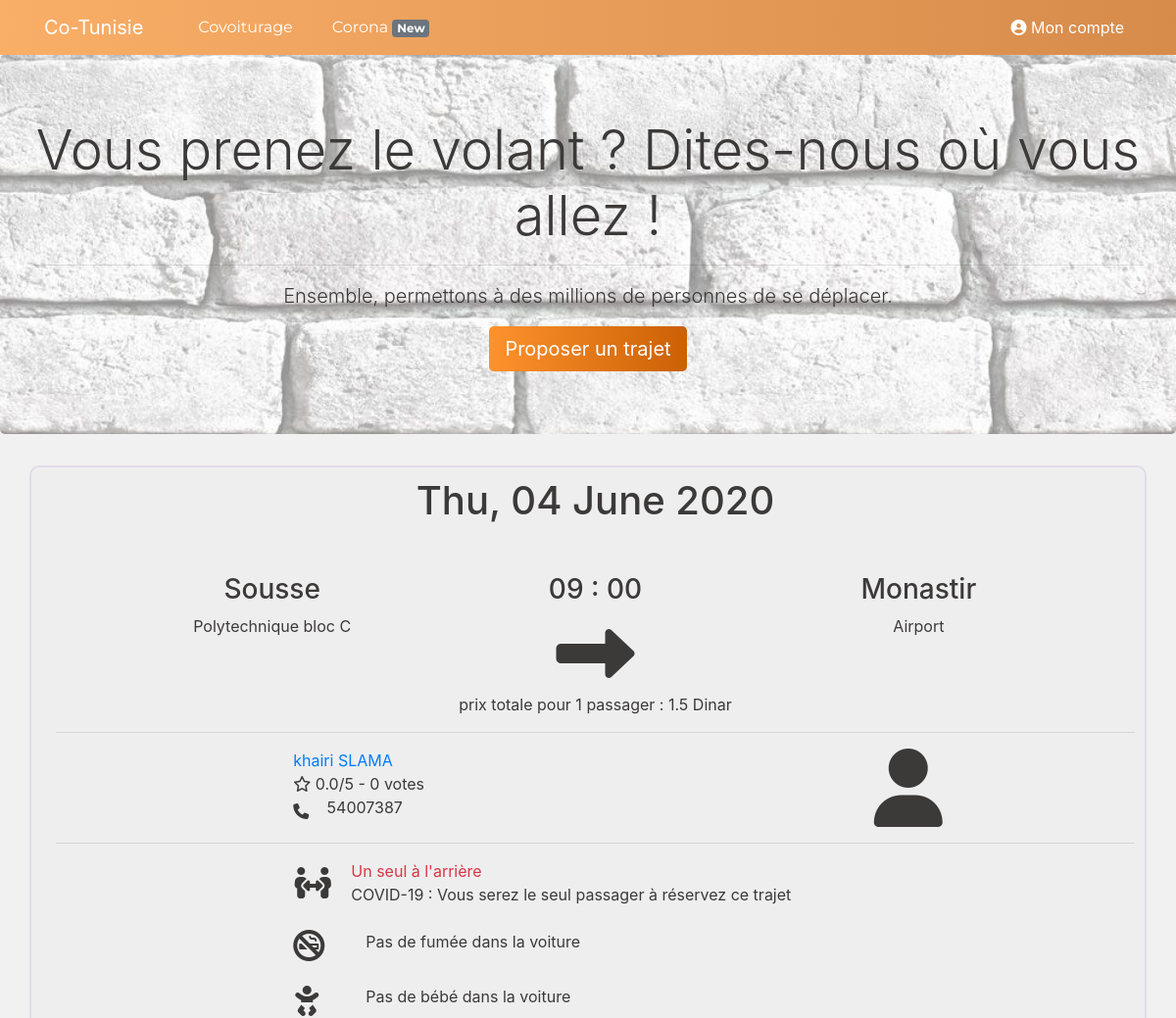
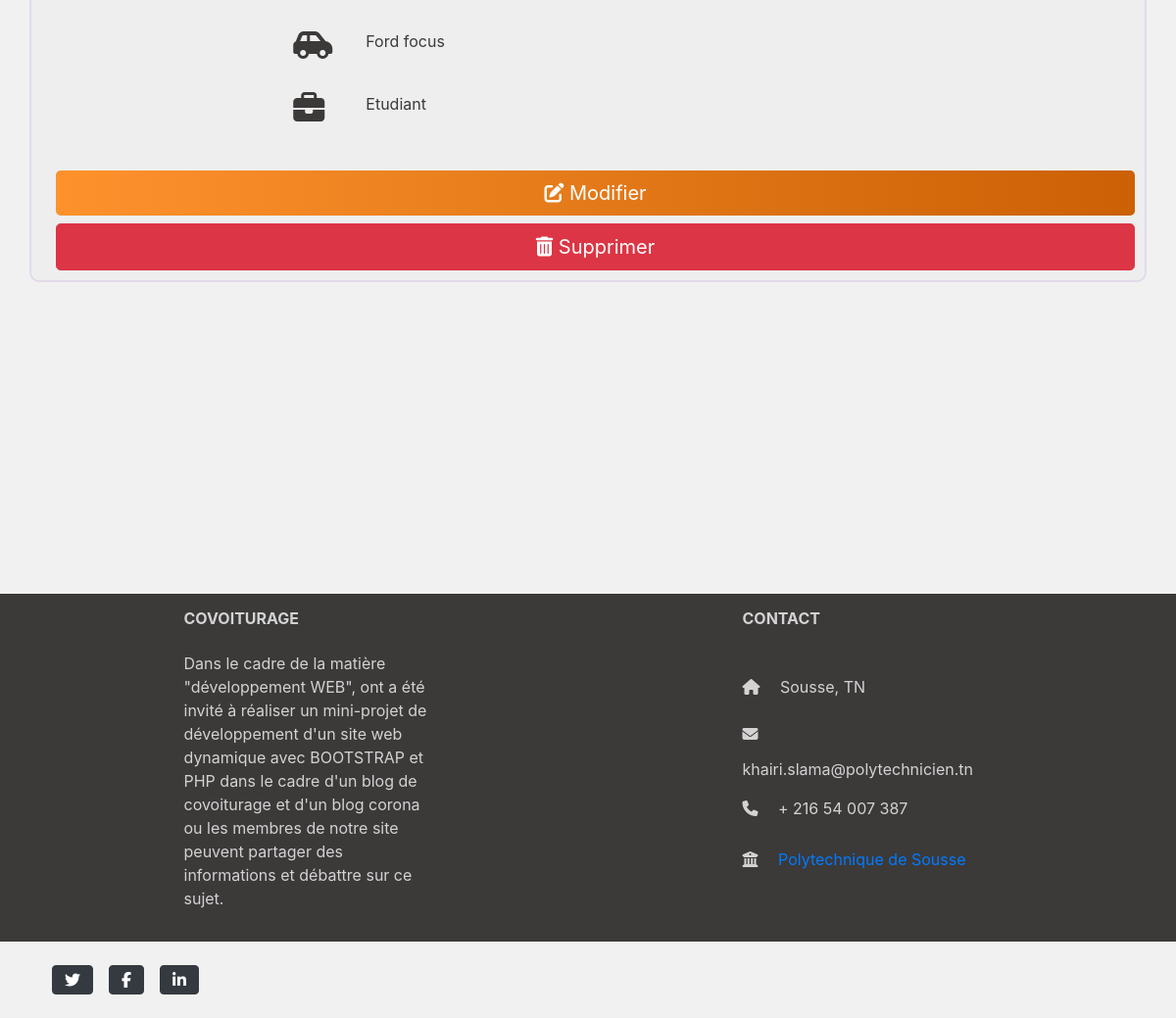
/showcov.php?trajet=37 (signed in), run on the app's committed database (2 pictures, top to bottom).
### tables this page shows
CREATE TABLE `trajet` (
  `id_trajet` int(11) NOT NULL,
  `villeDep` varchar(255) NOT NULL,
  `empDep` varchar(255) NOT NULL,
  `villeArr` varchar(255) NOT NULL,
  `empArr` varchar(255) NOT NULL,
  `ddp` date NOT NULL,
  `tdp` time NOT NULL,
  `num` int(11) NOT NULL,
  `place` int(11) NOT NULL DEFAULT 1,
  `prix` float NOT NULL,
  `id_user` int(11) NOT NULL
);

CREATE TABLE `user` (
  `id_user` int(11) NOT NULL,
  `nom` varchar(255) NOT NULL,
  `prenom` varchar(255) NOT NULL,
  `email` varchar(255) NOT NULL,
  `mdp` varchar(255) NOT NULL,
  `num` int(11) NOT NULL,
  `sexe` varchar(255) NOT NULL,
  `ville` varchar(255) NOT NULL,
  `date` date NOT NULL DEFAULT current_timestamp(),
  `job` varchar(255) NOT NULL DEFAULT 'Pas identifié',
  `voiture` varchar(255) NOT NULL DEFAULT 'Pas identifié'
);

CREATE TABLE `preferences` (
  `id_preferences` int(11) NOT NULL,
  `id_user` int(11) NOT NULL,
  `kids` tinyint(1) NOT NULL DEFAULT 0,
  `smoke` tinyint(1) NOT NULL DEFAULT 0,
  `music` tinyint(1) NOT NULL DEFAULT 0,
  `girl` tinyint(1) NOT NULL DEFAULT 0,
  `stop` tinyint(1) NOT NULL DEFAULT 0
);

### showcov.php (the view, shortened to what this page needs)
<?php include("partials/header.php");
if (ISSET($_SESSION['id'])){
    include("Server/Config.php");
    $id_user = $_SESSION['id'];
    $id_trajet = $_GET['trajet'];
    $trajet = mysqli_query($c, "select * from trajet where id_trajet = $id_trajet");
    if (mysqli_num_rows($trajet)== 0) {
        echo "<h1 class=\"text-center\">Il n'ya rien a afficher ici </h1>";
    }else {
        $l = mysqli_fetch_array($trajet);
        $user = mysqli_query($c, "select * from user where id_user = $l[10]");
        $u = mysqli_fetch_array($user);
        $date = date_create($l[5]);
        $time = strtotime($l[6]);
        ?>
        <section id="header" class="jumbotron text-center">
            <h3 class="display-4 pt-0">Vous prenez le volant ? Dites-nous où vous allez !</h3>
            <hr class="my-3">
            <p class="lead">Ensemble, permettons à des millions de personnes de se déplacer.</p>
            <a class="btn btn-primary btn-lg" href="newtrajet.php">Proposer un trajet</a>
        </section>
        <div class="article">
            <div class="text-center">
                <h1><?= date_format($date, "D, d F Y") ?></h1>
                <div class="row" style="margin-top: 50px">
                    <div class="col-5">
                        <h3><?= $l[1] ?></h3>
                        <p> <?= $l[2] ?> </p>
                    </div>
                    <div class="col-2">
                        <h3><?= date("H : i", $time) ?></h3>
                        <i class="fas fa-long-arrow-alt-right fa-5x"></i>
                    </div>
                    <div class="col-5">
                        <h3> <?= $l[3] ?> </h3>
                        <p><?= $l[4] ?></p>
                    </div>
                </div>
            </div>
            <p class="text-center">prix totale pour 1 passager : <?= $l[9] ?> Dinar</p>
            <hr>
            <div class="Profile" style="margin-left: 22%">
                <div class="row">
                    <div class="col-8">
                        <p style="margin: 0"><a href="profile.php?profile=<?= $u[0] ?>"><?= $u[2] ?> <?= $u[1] ?></a>
                        </p>
                        <?php
                        $rating = mysqli_query($c, "select avg(note), count(note) from rating where id_a='$u[0]'");
                        $r = mysqli_fetch_array($rating);
                        echo "<p style=\"margin: 0\"><i class=\"far fa-star\"></i> " . number_format($r[0], 1) . "/5 - " . $r[1] . " votes</p>";
                        ?>
                        <div class="row">
                            <div class="col-1">
                                <i class="fas fa-phone mt-2"></i>
                            </div>
                            <div class="div-11">
                                <p style="margin: 0"><?= $l[7] ?></p>
                            </div>
                        </div>
                    </div>
                    <div class="col-4"><i class="fas fa-user fa-5x"></i></div>
                </div>
            </div>
            <hr>
            <div class="precotions" style="margin-left: 22%">
                <div class="row">
                    <div class="col-1">
                        <i class="fas fa-people-arrows mt-2 fa-2x"></i>
                    </div>
                    <div class="div-11">
                        <p style="margin: 0" class="text-danger">Un seul à l'arrière</p>
                        <p style="margin: 0">COVID-19 : Vous serez le seul passager à réservez ce trajet</p>
                    </div>
                </div>
                <?php
                $prefs = mysqli_query($c, "SELECT * FROM `preferences` WHERE id_user='$u[0]'");
                while ($p = mysqli_fetch_array($prefs)) {
                    if ($p[3] == 1) {
                        ?>
                        <div class="row mt-4">
                            <div class="col-1">
                                <i class="fas fa-smoking-ban fa-2x"></i>
                            </div>
                            <div class="col-11">
                                <p style="margin: 0">Pas de fumée dans la voiture </p>
                            </div>
                        </div>
                        <?php
                    }
                    if ($p[2] == 1) {
                        ?>
                        <div class="row mt-4">
                            <div class="col-1">
                                <i class="fas fa-baby fa-2x"></i>
                            </div>
                            <div class="col-11">
                                <p style="margin: 0">Pas de bébé dans la voiture </p>
                            </div>
                        </div>
                        <?php
                    }
                        ?>
                        <?php
                }
                ?>
                <div class="row mt-4">
                    <div class="col-1">
                        <i class="fas fa-car-side mt-2 fa-2x"></i>
                    </div>
                    <div class="col-11 mt-2">
                        <p style="margin: 0"><?= $u[10] ?></p>
                    </div>
                </div>
                <div class="row mt-4">
                    <div class="col-1">
                        <i class="fa fa-briefcase mt-2 fa-2x"></i>
                    </div>
                    <div class="col-11 mt-2">
                        <p style="margin: 0"><?= $u[9] ?></p>
                    </div>
                </div>
            </div>
            <?php
            if ($u[0] != $_SESSION['id']) {
                ?>
                <a href="envoyerMessage.php?a=<?= $u[0] ?>" class="btn btn-primary btn-lg btn-block mt-5">Envoyer un
                    message
                    a <?= $u[2] ?></a>
                <?php
                $bookmarks = mysqli_query($c, "select * from bookmark where id_user=$id_user and id_trajet=$id_trajet");
                if (mysqli_num_rows($bookmarks) == 0) {
                    echo '<a href="services/ajoutBookmark.php?trajet=' . $l[0] . '&where=showcov" class="btn btn-secondary btn-lg btn-block">Ajouter Bookmark</a>';
                } else {
                    echo '<a href="services/suppBookmark.php?trajet=' . $l[0] . '&where=showcov" class="btn btn-secondary btn-lg btn-block">Supprimer Bookmark</a>';
                }
                ?>
                <?php
            } else {
                ?>
                <a href="edit_trajet.php?trajet=<?= $l[0] ?>" class="btn btn-primary btn-lg btn-block mt-5"><i
                            class="fas fa-edit"></i> Modifier</a>
                <a href="supprimerTrajet.php?trajet=<?= $l[0] ?>" class="btn btn-danger btn-lg btn-block"><i
                            class="fas fa-trash-alt"></i> Supprimer</a>
                <?php
            }
            ?>
        </div>
        <?php
    }
}else {
    header("location:login.php");
}
include("partials/footer.php"); ?>

### partials/header.php (shortened to what this page needs)
<html lang="en">
<head>
    <link rel="stylesheet" href="https://maxcdn.bootstrapcdn.com/bootstrap/4.0.0/css/bootstrap.min.css">
    <link rel="stylesheet" type="text/css" href="assets/css/main.css">
    <link rel="stylesheet" type="text/css" href="assets/css/navbar.css">
</head>
<body>
<nav class="navbar navbar-expand-lg navbar-dark fixed-top">
    <div class="container">
        <a class="navbar-brand mr-5" href="index.php">Co-Tunisie</a>
        <div class="collapse navbar-collapse" id="navbarSupportedContent">
            <ul class="navbar-nav mr-auto" id="navheader">
                <li class="nav-item mr-4">
                    <a class="nav-link" href="covoiturage.php">Covoiturage</a>
                </li>
                <li class="nav-item mr-4">
                    <a class="nav-link" href="corona.php">Corona <span class="badge badge-secondary">New</span></a>
                </li>
            </ul>
            <ul class="navbar-nav ">
                <?php
                if (ISSET($_SESSION['id'])){
                    $id_user = $_SESSION['id'];
                    echo'<li><div class="dropdown"><button class="dropbtn" style="padding: 8px"><i class="fas fa-user-circle"></i> Mon compte</button>';
                    echo'<div class="dropdown-content"><a href="profile.php?profile='.$id_user.'">mon profile</a><a href="boitemessages.php">Messages</a>';
                    echo'<a href="trajets.php?id_user='.$id_user.'">mes trajets</a><a href="bookmark.php">enregistré</a><a href="services/logout.php">deconnexion</a></div></div></li>';
                } else {
                    echo'<li class="nav-item "><a class="nav-link" href="login.php">Connexion</a></li>';
                }
                ?>
            </ul>
        </div>
    </div>
</nav>

### partials/footer.php (shortened to what this page needs)
<br><br><br><br><br><br><br><br><br><br>
<footer class="page-footer font-small mt-5 ">
    <div class="container text-center text-md-left">
        <div class="row text-center text-md-left mt-3 pb-3">
            <div class="col-md-6 col-lg-3 col-xl-3 mx-auto mt-3">
                <h6 class="text-uppercase mb-4 font-weight-bold">Covoiturage</h6>
                <p>Dans le cadre de la matière "développement WEB", ont a été invité à réaliser un mini-projet de développement d'un site web dynamique
                    avec BOOTSTRAP et PHP dans le cadre d'un blog de covoiturage et d'un blog corona ou les membres de notre site
                    peuvent partager des informations et débattre sur ce sujet.</p>
            </div>
            <div class="col-md-6 col-lg-3 col-xl-3 mx-auto mt-3">
                <h6 class="text-uppercase mb-5 font-weight-bold">Contact</h6>
                <p><i class="fas fa-home mr-3 mb-3"></i> Sousse, TN</p>
                <p><i class="fas fa-envelope mr-3 mb-3"></i> khairi.slama@polytechnicien.tn</p>
                <p><i class="fas fa-phone mr-3 mb-3"></i> + 216 54 007 387</p>
                <p><i class="fas fa-university mr-3"></i><a href="https://polytecsousse.tn/"> Polytechnique de Sousse</a></p>
            </div>
        </div>
    </div>
</footer>
<div class="footer py-4">
    <div class="container">
        <div class="row align-items-center">
            <div class="col-lg-4 my-3 my-lg-0">
                <a class="btn btn-dark btn-social mx-2" href="https://twitter.com/khairislama"><i class="fab fa-twitter"></i></a><a
                    class="btn btn-dark btn-social mx-2" href="https://www.facebook.com/khairi.slama/"><i class="fab fa-facebook-f"></i></a><a
                    class="btn btn-dark btn-social mx-2" href="https://www.linkedin.com/in/khairi-slama-808514187/"><i class="fab fa-linkedin-in"></i></a>
            </div>
        </div>
    </div>
</div>
</body>
</html>

### assets/css/main.css (style rules this page uses)
body { padding-top: 56px; color: #3c3939; background-color: #f1f1f1; }
#header { background: url("../imgs/header.jpg") center center / cover no-repeat; }
.article { background-color: rgba(235, 235, 235, 0.45); border: rgba(219, 206, 230, 0.6) 2px solid; border-radius: 10px; margin: 30px; padding: 10px 10px 10px 25px; }
.btn-primary { background: -webkit-linear-gradient(to right, rgb(253, 146, 45), rgb(203, 96, 05)); background: linear-gradient(to right, rgb(253, 146, 45), rgb(203, 96, 05)); outline: none; border: none; }
footer.page-footer { color: #d3d3d3; background-color: #3c3939; }

### assets/css/navbar.css (style rules this page uses)
.dropbtn { background-color: rgba(0, 0, 0, 0); color: white; padding: 16px; font-size: 16px; border: none; }
.dropdown { position: relative; display: inline-block; }
#navheader { display: flex; justify-content: space-between; align-items: center; }
#navbarSupportedContent a { transition: all 0.3s ease 0s; }
.navbar-dark .navbar-nav .nav-link { color: white; font-family: Montserrat, sans-serif; font-weight: 400; font-size: 16px; }
.navbar-dark { background: -webkit-linear-gradient(to right, rgba(253, 146, 45, 0.7), rgba(203, 96, 5, 0.7)); background: linear-gradient(to right, rgba(253, 146, 45, 0.7), rgba(203, 96, 5, 0.7)); outline: none; border: none; }

### data on the page
trajet: ddp "Thu, 04 June 2020", villeDep "Sousse", empDep "Polytechnique bloc C", tdp "09 : 00", villeArr "Monastir", empArr "Airport", prix "1.5", num "54007387"
user: prenom "khairi", nom "SLAMA", voiture "Ford focus", job "Etudiant"
preferences: smoke 1 (drawn), kids 1 (drawn)

### other printed values
$r[0] "0.0"
$r[1] "0"
